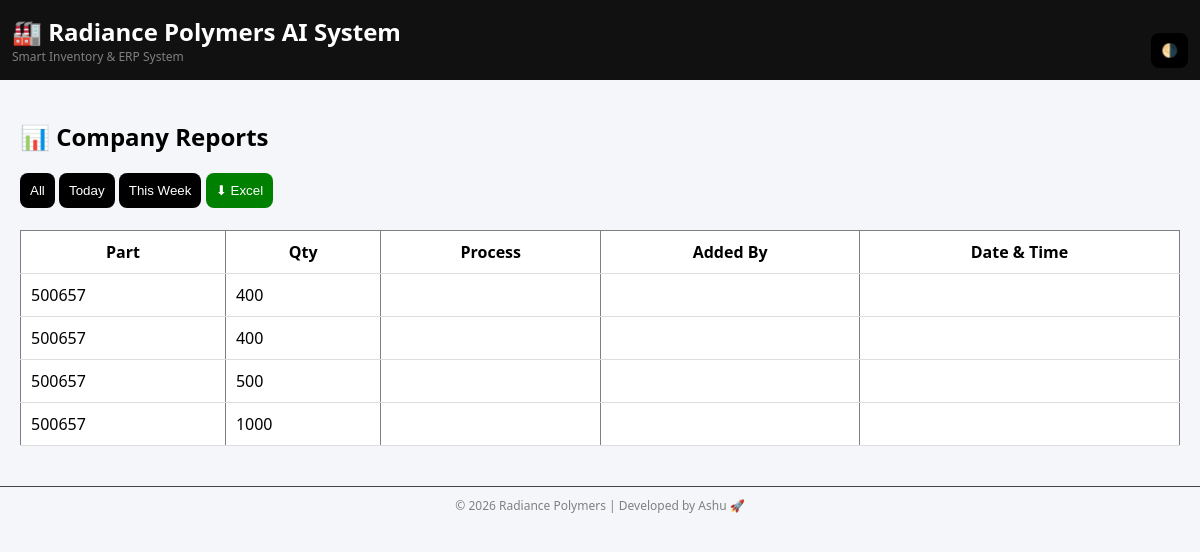
Page /reports?filter=today on the committed database.
### tables this page shows
CREATE TABLE history(
    id INTEGER PRIMARY KEY, part TEXT, qty INTEGER, action TEXT, user TEXT, date TIMESTAMP DEFAULT CURRENT_TIMESTAMP);

### app.py (the view)
@app.route('/reports')
def reports():
    conn = get_db()
    cur = conn.cursor()
    filter_type = request.args.get("filter", "all")
    now = datetime.now()
    rows = cur.execute("SELECT * FROM history ORDER BY date DESC").fetchall()
    filtered = []
    for r in rows:
        try:
            ts = datetime.fromisoformat(r["date"])
        except:
            continue
        if filter_type == "today" and ts.date() != now.date():
            continue
        if filter_type == "week" and ts < now - timedelta(days=7):
            continue
        filtered.append(r)
    conn.close()
    return render_template("reports.html", data=filtered)

### app.py (called while the page is built)
def get_db():
    conn = sqlite3.connect("erp.db", check_same_thread=False)
    conn.row_factory = sqlite3.Row
    return conn

### templates/reports.html
{% extends 'base.html' %}
{% block content %}
<h2>📊 Company Reports</h2>
<div>
    <a href="/reports?filter=all"><button>All</button></a>
    <a href="/reports?filter=today"><button>Today</button></a>
    <a href="/reports?filter=week"><button>This Week</button></a>
    <a href="/export_excel?filter={{ filter_type }}">
        <button style="background:green;">⬇ Excel</button>
    </a>
</div>
<br>
<table border="1" cellpadding="10" style="width:100%; background:white; color:black;">
    <tr>
        <th>Part</th>
        <th>Qty</th>
        <th>Process</th>
        <th>Added By</th>
        <th>Date & Time</th>
    </tr>
    {% for row in data %}
    <tr>
        <td>{{ row.part }}</td>
        <td>{{ row.qty }}</td>
        <td>{{ row.type }}</td>
        <td>{{ row.added_by }}</td>
        <td>{{ row.timestamp }}</td>
    </tr>
    {% endfor %}
</table>
{% endblock %}

### templates/base.html (style rules this page uses)
body { margin: 0; font-family: 'Segoe UI', sans-serif; transition: 0.3s; }
body.light { background: #f4f6f9; color: #000; }
button { padding:10px; border:none; border-radius:8px; background:black; color:white; cursor:pointer; }
table { width:100%; border-collapse:collapse; }
th, td { padding:10px; border-bottom:1px solid #ddd; }

### rows in the picture
history: part "500657", qty "400"
history: part "500657", qty "400"
history: part "500657", qty "500"
history: part "500657", qty "1000"
